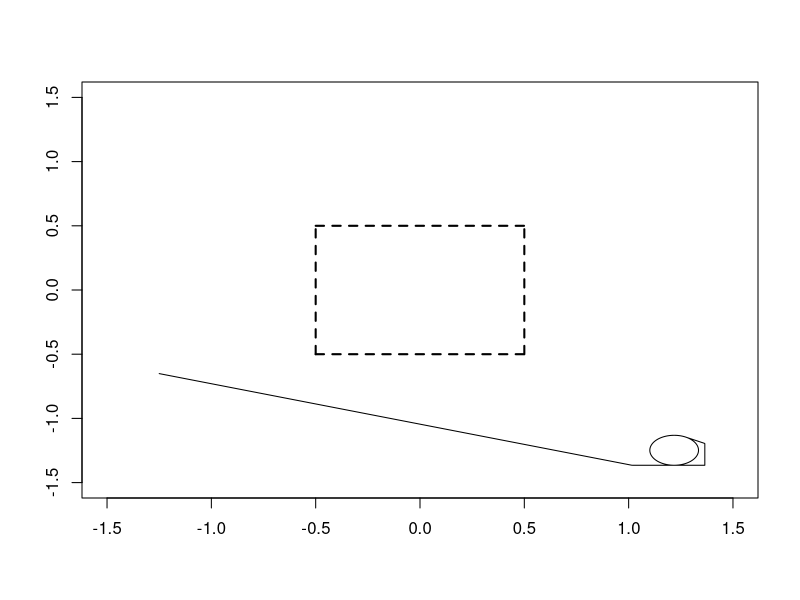

Write R code to recreate this figure.
traj <- read.table('traj.txt')
pdf('trajectory.pdf')

plot(0,xlim=c(-1.5,1.5),ylim=c(-1.5,1.5),type='n',xlab='',ylab='')
points(c(-0.5,0.5),c(-0.5,-0.5),type='l',lty=2,lwd=2)
points(c(-0.5,0.5),c(0.5,0.5),type='l',lty=2,lwd=2)
points(c(-0.5,-0.5),c(-0.5,0.5),type='l',lty=2,lwd=2)
points(c(0.5,0.5),c(-0.5,0.5),type='l',lty=2,lwd=2)

points(traj[,2],traj[,3],type='l')

dev.off()